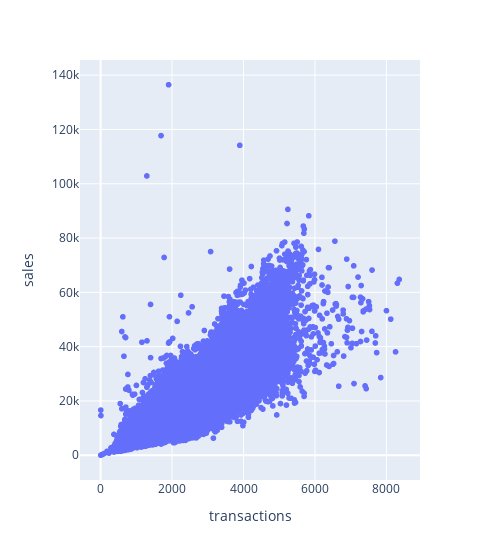

The code cell stored with this chart in its notebook:
### Code cell
px.scatter(tr_tr_df, x = "transactions", y = "sales", width=500)

### Figure 1 — Plotly figure (JSON) as saved in the notebook; plotly's stock layout.template omitted (floating-point values rounded to 4 significant figures; data arrays with more than 128 entries replaced by an {"elided": "..."} marker saying what was removed)
{"data": [{"hovertemplate": "transactions=%{x}<br>sales=%{y}<extra></extra>", "legendgroup": "", "marker": {"color": "#636efa", "symbol": "circle"}, "mode": "markers", "name": "", "showlegend": false, "type": "scattergl", "x": {"elided": "90936 float values"}, "xaxis": "x", "y": {"elided": "90936 float values"}, "yaxis": "y"}], "layout": {"legend": {"tracegroupgap": 0}, "margin": {"t": 60}, "width": 500, "xaxis": {"anchor": "y", "domain": [0, 1], "title": {"text": "transactions"}}, "yaxis": {"anchor": "x", "domain": [0, 1], "title": {"text": "sales"}}}}
